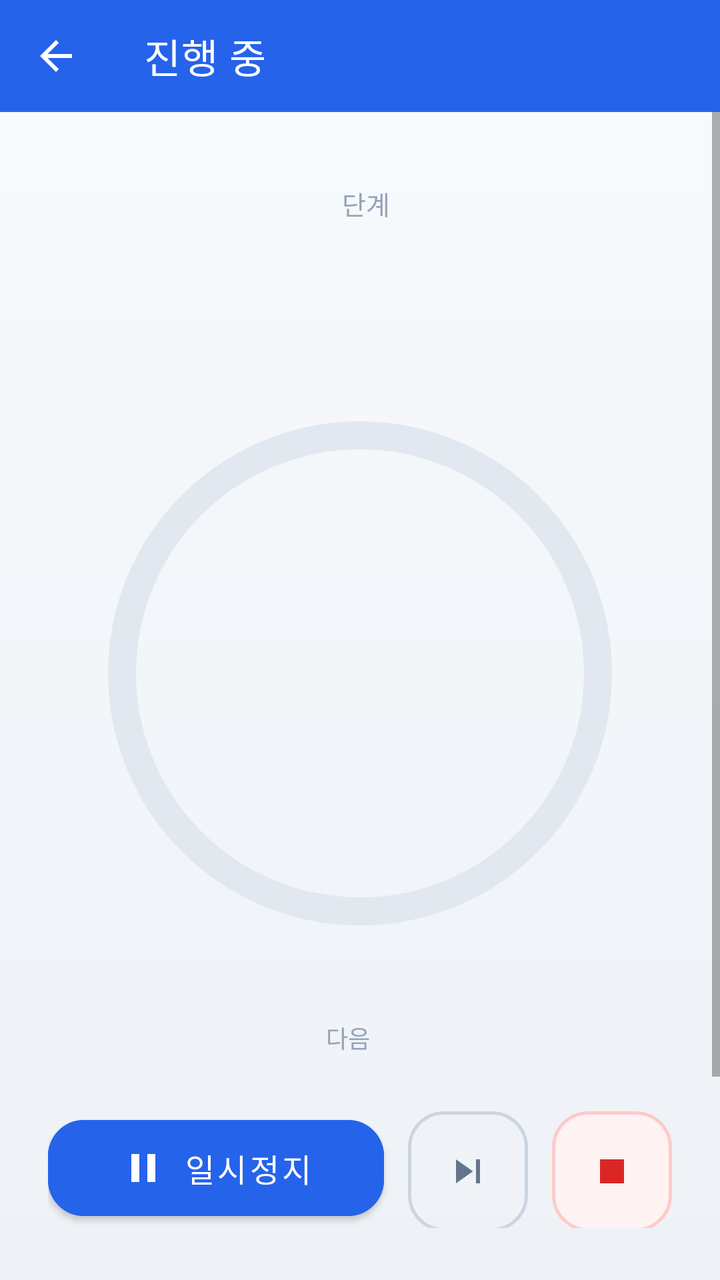
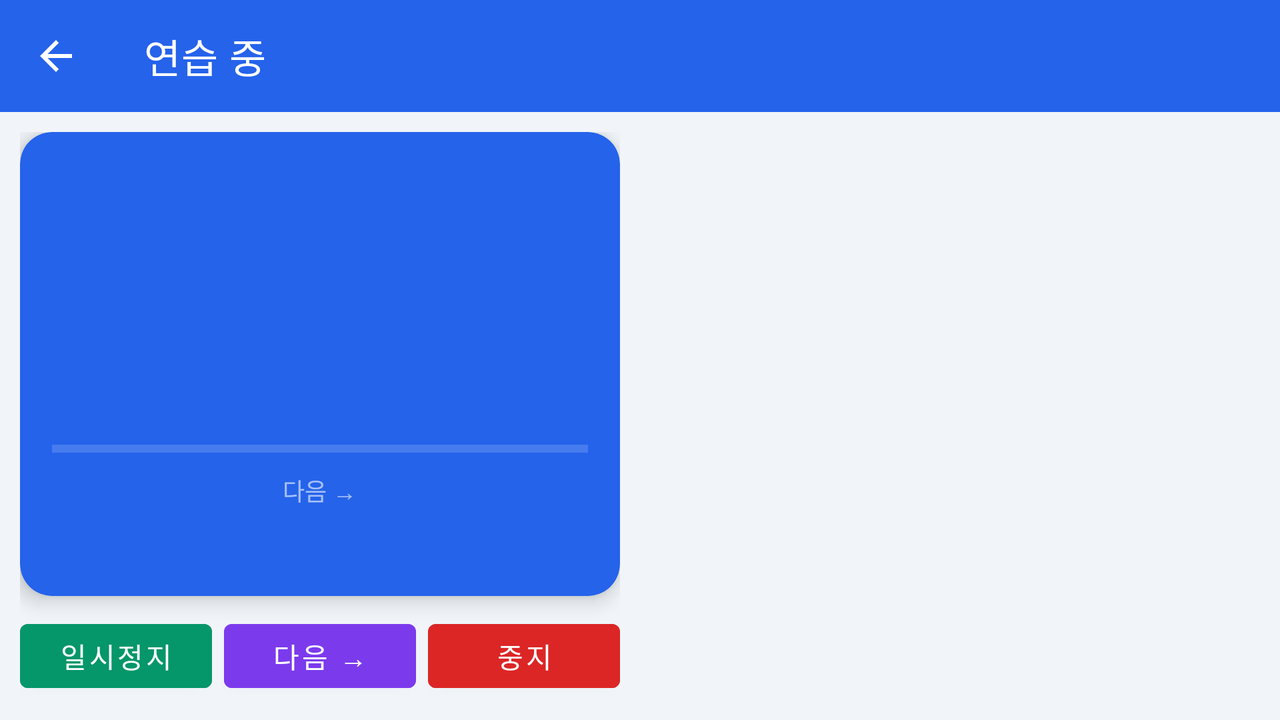

The same Android screen from two of the app's own layout files: first res/layout/ as a phone draws it, then the repository's variant for another configuration, drawn on a device whose configuration selects that folder. Both files follow.
<!-- AndroidManifest.xml: application theme Theme.PracticeRoutine -->
<!-- res/layout/activity_session.xml -->
<?xml version="1.0" encoding="utf-8"?>
<LinearLayout
    xmlns:android="http://schemas.android.com/apk/res/android"
    xmlns:app="http://schemas.android.com/apk/res-auto"
    android:layout_width="match_parent"
    android:layout_height="match_parent"
    android:orientation="vertical"
    android:background="@drawable/bg_session">

    <com.google.android.material.appbar.MaterialToolbar
        android:id="@+id/toolbar"
        android:layout_width="match_parent"
        android:layout_height="?attr/actionBarSize"
        android:background="@color/primary"
        app:title="진행 중"
        app:titleTextColor="@color/white"
        app:navigationIcon="@drawable/ic_arrow_back"
        app:navigationIconTint="@color/white" />

    
    <ScrollView
        android:layout_width="match_parent"
        android:layout_height="0dp"
        android:layout_weight="1"
        android:fillViewport="true"
        android:clipToPadding="false">

        <LinearLayout
            android:layout_width="match_parent"
            android:layout_height="wrap_content"
            android:orientation="vertical"
            android:gravity="center"
            android:padding="28dp">

        
        <LinearLayout
            android:layout_width="wrap_content"
            android:layout_height="wrap_content"
            android:orientation="horizontal"
            android:gravity="center_vertical"
            android:background="@drawable/bg_pill_white"
            android:elevation="2dp"
            android:paddingStart="16dp"
            android:paddingEnd="16dp"
            android:paddingTop="8dp"
            android:paddingBottom="8dp">

            <TextView
                android:id="@+id/tvCurrentStep"
                android:layout_width="wrap_content"
                android:layout_height="wrap_content"
                android:textSize="13sp"
                android:fontFamily="@font/pretendard_bold"
                android:textColor="@color/primary" />

            <TextView
                android:layout_width="wrap_content"
                android:layout_height="wrap_content"
                android:layout_marginStart="6dp"
                android:text="단계"
                android:textSize="13sp"
                android:fontFamily="@font/pretendard_medium"
                android:textColor="@color/hint" />

        </LinearLayout>

        <TextView
            android:id="@+id/tvSetLabel"
            android:layout_width="wrap_content"
            android:layout_height="wrap_content"
            android:layout_marginTop="8dp"
            android:background="@drawable/bg_pill_white"
            android:elevation="2dp"
            android:paddingStart="14dp"
            android:paddingEnd="14dp"
            android:paddingTop="6dp"
            android:paddingBottom="6dp"
            android:textSize="13sp"
            android:fontFamily="@font/pretendard_bold"
            android:textColor="@color/accent"
            android:visibility="gone" />

        <TextView
            android:id="@+id/tvCurrentName"
            android:layout_width="match_parent"
            android:layout_height="wrap_content"
            android:layout_marginTop="22dp"
            android:gravity="center"
            android:textSize="24sp"
            android:fontFamily="@font/pretendard_extrabold"
            android:textColor="@color/text_primary" />

        
        <FrameLayout
            android:layout_width="266dp"
            android:layout_height="266dp"
            android:layout_marginTop="30dp"
            android:layout_marginBottom="26dp">

            <com.google.android.material.progressindicator.CircularProgressIndicator
                android:id="@+id/progressTimer"
                android:layout_width="266dp"
                android:layout_height="266dp"
                android:layout_gravity="center"
                android:max="100"
                android:progress="100"
                android:indeterminate="false"
                app:indicatorColor="@color/primary"
                app:trackColor="@color/track_grey"
                app:indicatorSize="252dp"
                app:trackThickness="14dp"
                app:trackCornerRadius="8dp" />

            <LinearLayout
                android:layout_width="wrap_content"
                android:layout_height="wrap_content"
                android:layout_gravity="center"
                android:orientation="vertical"
                android:gravity="center">

                <TextView
                    android:id="@+id/tvTimer"
                    android:layout_width="wrap_content"
                    android:layout_height="wrap_content"
                    android:textSize="62sp"
                    android:fontFamily="@font/pretendard_extrabold"
                    android:textColor="@color/text_primary"
                    android:includeFontPadding="false" />

                <TextView
                    android:id="@+id/tvPausedLabel"
                    android:layout_width="wrap_content"
                    android:layout_height="wrap_content"
                    android:layout_marginTop="6dp"
                    android:text="일시정지"
                    android:textSize="13sp"
                    android:fontFamily="@font/pretendard_bold"
                    android:textColor="@color/hint"
                    android:letterSpacing="0.12"
                    android:visibility="gone" />

            </LinearLayout>

        </FrameLayout>

        
        <LinearLayout
            android:id="@+id/noteCard"
            android:layout_width="match_parent"
            android:layout_height="wrap_content"
            android:orientation="vertical"
            android:background="@drawable/bg_card_round16"
            android:elevation="1dp"
            android:paddingStart="18dp"
            android:paddingEnd="18dp"
            android:paddingTop="14dp"
            android:paddingBottom="14dp"
            android:layout_marginBottom="22dp"
            android:visibility="gone">

            <LinearLayout
                android:layout_width="wrap_content"
                android:layout_height="wrap_content"
                android:orientation="horizontal"
                android:gravity="center_vertical"
                android:layout_marginBottom="6dp">

                <ImageView
                    android:layout_width="15dp"
                    android:layout_height="15dp"
                    android:layout_marginEnd="6dp"
                    android:src="@drawable/ic_edit"
                    app:tint="@color/secondary"
                    android:contentDescription="@null" />

                <TextView
                    android:layout_width="wrap_content"
                    android:layout_height="wrap_content"
                    android:text="메모"
                    android:textSize="12sp"
                    android:fontFamily="@font/pretendard_bold"
                    android:textColor="@color/secondary"
                    android:letterSpacing="0.02" />

            </LinearLayout>

            <TextView
                android:id="@+id/tvNote"
                android:layout_width="match_parent"
                android:layout_height="wrap_content"
                android:textSize="15sp"
                android:lineSpacingExtra="3dp"
                android:fontFamily="@font/pretendard_medium"
                android:textColor="@color/text_primary" />

        </LinearLayout>

        
        <LinearLayout
            android:id="@+id/nextCard"
            android:layout_width="wrap_content"
            android:layout_height="wrap_content"
            android:orientation="horizontal"
            android:gravity="center_vertical"
            android:background="@drawable/bg_card_round16"
            android:elevation="1dp"
            android:paddingStart="18dp"
            android:paddingEnd="18dp"
            android:paddingTop="13dp"
            android:paddingBottom="13dp">

            <TextView
                android:layout_width="wrap_content"
                android:layout_height="wrap_content"
                android:text="다음"
                android:textSize="12sp"
                android:fontFamily="@font/pretendard_bold"
                android:textColor="@color/hint"
                android:layout_marginEnd="12dp" />

            <TextView
                android:id="@+id/tvNextStep"
                android:layout_width="wrap_content"
                android:layout_height="wrap_content"
                android:maxLines="1"
                android:ellipsize="end"
                android:textSize="15sp"
                android:fontFamily="@font/pretendard_bold"
                android:textColor="@color/text_primary" />

        </LinearLayout>

        </LinearLayout>

    </ScrollView>

    
    <LinearLayout
        android:layout_width="match_parent"
        android:layout_height="wrap_content"
        android:orientation="vertical"
        android:paddingStart="24dp"
        android:paddingEnd="24dp"
        android:paddingBottom="26dp">

        <com.google.android.material.button.MaterialButton
            android:id="@+id/btnConfirmNext"
            android:layout_width="match_parent"
            android:layout_height="62dp"
            android:text="다음으로"
            android:textSize="19sp"
            android:fontFamily="@font/pretendard_extrabold"
            android:textColor="@color/white"
            android:backgroundTint="@color/error"
            app:cornerRadius="18dp"
            app:icon="@drawable/ic_arrow_next"
            app:iconGravity="textEnd"
            app:iconTint="@color/white"
            android:visibility="gone" />

        <LinearLayout
            android:id="@+id/controlRow"
            android:layout_width="match_parent"
            android:layout_height="wrap_content"
            android:orientation="horizontal">

            <com.google.android.material.button.MaterialButton
                android:id="@+id/btnPauseResume"
                android:layout_width="0dp"
                android:layout_height="60dp"
                android:layout_weight="1"
                android:layout_marginEnd="12dp"
                android:text="일시정지"
                android:textSize="16sp"
                android:fontFamily="@font/pretendard_bold"
                android:textColor="@color/white"
                android:backgroundTint="@color/primary"
                app:cornerRadius="18dp"
                app:icon="@drawable/ic_pause"
                app:iconGravity="textStart"
                app:iconTint="@color/white" />

            <com.google.android.material.button.MaterialButton
                android:id="@+id/btnNext"
                style="@style/Widget.MaterialComponents.Button.OutlinedButton"
                android:layout_width="60dp"
                android:layout_height="60dp"
                android:insetTop="0dp"
                android:insetBottom="0dp"
                android:layout_marginEnd="12dp"
                android:textColor="@color/text_secondary"
                app:strokeColor="@color/slate_300"
                app:strokeWidth="1.5dp"
                app:cornerRadius="18dp"
                app:icon="@drawable/ic_skip"
                app:iconGravity="textStart"
                app:iconPadding="0dp"
                app:iconTint="@color/text_secondary" />

            <com.google.android.material.button.MaterialButton
                android:id="@+id/btnStop"
                style="@style/Widget.MaterialComponents.Button.OutlinedButton"
                android:layout_width="60dp"
                android:layout_height="60dp"
                android:insetTop="0dp"
                android:insetBottom="0dp"
                android:backgroundTint="@color/red_bg"
                android:textColor="@color/error"
                app:strokeColor="@color/red_border"
                app:strokeWidth="1.5dp"
                app:cornerRadius="18dp"
                app:icon="@drawable/ic_stop"
                app:iconGravity="textStart"
                app:iconPadding="0dp"
                app:iconTint="@color/error" />

        </LinearLayout>

    </LinearLayout>

</LinearLayout>
<!-- resources referenced by this layout -->
<resources>
  <color name="accent">#059669</color>
  <color name="error">#DC2626</color>
  <color name="hint">#94A3B8</color>
  <color name="primary">#2563EB</color>
  <color name="red_bg">#FEF2F2</color>
  <color name="red_border">#FECACA</color>
  <color name="secondary">#7C3AED</color>
  <color name="slate_300">#CBD5E1</color>
  <color name="text_primary">#1E293B</color>
  <color name="text_secondary">#64748B</color>
  <color name="track_grey">#E2E8F0</color>
  <color name="white">#FFFFFF</color>
  <!-- drawable bg_session (drawable) -->
  <?xml version="1.0" encoding="utf-8"?>
  <shape xmlns:android="http://schemas.android.com/apk/res/android" android:shape="rectangle">
      <gradient android:angle="270" android:startColor="#F8FAFC" android:endColor="#EEF2F7" />
  </shape>
  <!-- drawable ic_arrow_back (drawable) -->
  <?xml version="1.0" encoding="utf-8"?>
  <vector xmlns:android="http://schemas.android.com/apk/res/android"
      android:width="24dp"
      android:height="24dp"
      android:viewportWidth="24"
      android:viewportHeight="24">
      <path android:fillColor="#FFFFFF" android:pathData="M20,11H7.83l5.59,-5.59L12,4l-8,8 8,8 1.41,-1.41L7.83,13H20v-2z"/>
  </vector>
  <!-- drawable ic_arrow_next (drawable) -->
  <vector xmlns:android="http://schemas.android.com/apk/res/android" android:width="24dp" android:height="24dp" android:viewportWidth="24" android:viewportHeight="24">
    <path android:fillColor="@android:color/transparent" android:strokeColor="#1E293B" android:strokeWidth="2" android:strokeLineCap="round" android:strokeLineJoin="round" android:pathData="M5 12h14"/>
    <path android:fillColor="@android:color/transparent" android:strokeColor="#1E293B" android:strokeWidth="2" android:strokeLineCap="round" android:strokeLineJoin="round" android:pathData="M13 6l6 6-6 6"/>
  </vector>
  <!-- drawable ic_edit (drawable) -->
  <?xml version="1.0" encoding="utf-8"?>
  <vector xmlns:android="http://schemas.android.com/apk/res/android"
      android:width="24dp"
      android:height="24dp"
      android:viewportWidth="24"
      android:viewportHeight="24">
      <path android:fillColor="#64748B" android:pathData="M3,17.25V21h3.75L17.81,9.94l-3.75,-3.75L3,17.25zM20.71,7.04c0.39,-0.39 0.39,-1.02 0,-1.41l-2.34,-2.34c-0.39,-0.39 -1.02,-0.39 -1.41,0l-1.83,1.83 3.75,3.75 1.83,-1.83z"/>
  </vector>
  <!-- drawable ic_pause (drawable) -->
  <?xml version="1.0" encoding="utf-8"?>
  <vector xmlns:android="http://schemas.android.com/apk/res/android"
      android:width="24dp"
      android:height="24dp"
      android:viewportWidth="24"
      android:viewportHeight="24">
      <path android:fillColor="#FFFFFF" android:pathData="M6,19h4V5H6v14zM14,5v14h4V5h-4z"/>
  </vector>
  <!-- drawable ic_skip (drawable) -->
  <?xml version="1.0" encoding="utf-8"?>
  <vector xmlns:android="http://schemas.android.com/apk/res/android"
      android:width="24dp"
      android:height="24dp"
      android:viewportWidth="24"
      android:viewportHeight="24">
      <path android:fillColor="#FFFFFF" android:pathData="M6,18l8.5,-6L6,6v12zM16,6v12h2V6h-2z"/>
  </vector>
  <!-- drawable ic_stop (drawable) -->
  <?xml version="1.0" encoding="utf-8"?>
  <vector xmlns:android="http://schemas.android.com/apk/res/android"
      android:width="24dp"
      android:height="24dp"
      android:viewportWidth="24"
      android:viewportHeight="24">
      <path android:fillColor="#FFFFFF" android:pathData="M6,6h12v12H6z"/>
  </vector>
  <style name="Theme.PracticeRoutine" parent="Theme.MaterialComponents.DayNight.NoActionBar">
          <item name="colorPrimary">@color/primary</item>
          <item name="colorPrimaryVariant">@color/primary_dark</item>
          <item name="colorOnPrimary">@color/white</item>
          <item name="colorSecondary">@color/accent</item>
          <item name="colorOnSecondary">@color/white</item>
          <item name="android:statusBarColor">@color/primary_dark</item>
          <item name="android:fontFamily">@font/pretendard</item>
          <item name="fontFamily">@font/pretendard</item>
      </style>
  <color name="primary_dark">#1D4ED8</color>
</resources>
<!-- res/layout-land/activity_session.xml (the repository's variant of the layout above) -->
<!-- drawn on the phone turned sideways -->
<?xml version="1.0" encoding="utf-8"?>
<LinearLayout
    xmlns:android="http://schemas.android.com/apk/res/android"
    xmlns:app="http://schemas.android.com/apk/res-auto"
    android:layout_width="match_parent"
    android:layout_height="match_parent"
    android:orientation="vertical"
    android:background="@color/background">

    <com.google.android.material.appbar.MaterialToolbar
        android:layout_width="match_parent"
        android:layout_height="?attr/actionBarSize"
        android:background="@color/primary"
        app:title="연습 중"
        app:titleTextColor="@color/white"
        app:navigationIcon="@drawable/ic_arrow_back"
        app:navigationIconTint="@color/white" />

    
    <LinearLayout
        android:layout_width="match_parent"
        android:layout_height="0dp"
        android:layout_weight="1"
        android:orientation="horizontal">

        
        <LinearLayout
            android:layout_width="0dp"
            android:layout_height="match_parent"
            android:layout_weight="1"
            android:orientation="vertical"
            android:padding="10dp">

            <androidx.cardview.widget.CardView
                android:layout_width="match_parent"
                android:layout_height="0dp"
                android:layout_weight="1"
                app:cardCornerRadius="16dp"
                app:cardElevation="6dp"
                app:cardBackgroundColor="@color/primary">

                <LinearLayout
                    android:layout_width="match_parent"
                    android:layout_height="match_parent"
                    android:orientation="vertical"
                    android:padding="16dp"
                    android:gravity="center">

                    <TextView
                        android:id="@+id/tvCurrentStep"
                        android:layout_width="wrap_content"
                        android:layout_height="wrap_content"
                        android:textColor="@color/white_alpha"
                        android:textSize="13sp" />

                    <TextView
                        android:id="@+id/tvCurrentName"
                        android:layout_width="wrap_content"
                        android:layout_height="wrap_content"
                        android:textColor="@color/white"
                        android:textSize="18sp"
                        android:textStyle="bold"
                        android:layout_marginTop="4dp"
                        android:gravity="center" />

                    <TextView
                        android:id="@+id/tvTimer"
                        android:layout_width="wrap_content"
                        android:layout_height="wrap_content"
                        android:textColor="@color/white"
                        android:textSize="48sp"
                        android:textStyle="bold"
                        android:layout_marginTop="8dp"
                        android:fontFamily="monospace" />

                    <ProgressBar
                        android:id="@+id/progressTimer"
                        style="?android:attr/progressBarStyleHorizontal"
                        android:layout_width="match_parent"
                        android:layout_height="8dp"
                        android:layout_marginTop="10dp"
                        android:progressTint="@color/white"
                        android:progressBackgroundTint="@color/white_alpha" />

                    <TextView
                        android:id="@+id/tvNextLabel"
                        android:layout_width="wrap_content"
                        android:layout_height="wrap_content"
                        android:text="다음 →"
                        android:textColor="@color/white_alpha"
                        android:textSize="12sp"
                        android:layout_marginTop="8dp" />

                    <TextView
                        android:id="@+id/tvNextStep"
                        android:layout_width="wrap_content"
                        android:layout_height="wrap_content"
                        android:textColor="@color/white_alpha"
                        android:textSize="13sp" />

                </LinearLayout>

            </androidx.cardview.widget.CardView>

            
            <LinearLayout
                android:layout_width="match_parent"
                android:layout_height="wrap_content"
                android:orientation="horizontal"
                android:layout_marginTop="8dp"
                android:gravity="center">

                <Button
                    android:id="@+id/btnPauseResume"
                    android:layout_width="0dp"
                    android:layout_height="44dp"
                    android:layout_weight="1"
                    android:layout_marginEnd="6dp"
                    android:text="일시정지"
                    android:backgroundTint="@color/accent"
                    android:textColor="@color/white" />

                <Button
                    android:id="@+id/btnNext"
                    android:layout_width="0dp"
                    android:layout_height="44dp"
                    android:layout_weight="1"
                    android:layout_marginEnd="6dp"
                    android:text="다음 →"
                    android:backgroundTint="@color/secondary"
                    android:textColor="@color/white" />

                <Button
                    android:id="@+id/btnStop"
                    android:layout_width="0dp"
                    android:layout_height="44dp"
                    android:layout_weight="1"
                    android:text="중지"
                    android:backgroundTint="@color/error"
                    android:textColor="@color/white" />

            </LinearLayout>

            
            <Button
                android:id="@+id/btnConfirmNext"
                android:layout_width="match_parent"
                android:layout_height="44dp"
                android:layout_marginTop="6dp"
                android:text="▶ 다음 시작"
                android:backgroundTint="@color/primary"
                android:textColor="@color/white"
                android:textStyle="bold"
                android:visibility="gone" />

        </LinearLayout>

        
        <LinearLayout
            android:layout_width="0dp"
            android:layout_height="match_parent"
            android:layout_weight="1"
            android:orientation="vertical"
            android:paddingTop="10dp"
            android:paddingEnd="10dp"
            android:paddingBottom="10dp">

            <TextView
                android:id="@+id/tvTotalRoutines"
                android:layout_width="wrap_content"
                android:layout_height="wrap_content"
                android:layout_marginBottom="8dp"
                android:textColor="@color/text_secondary"
                android:textSize="13sp" />

            <androidx.recyclerview.widget.RecyclerView
                android:id="@+id/rvSessionList"
                android:layout_width="match_parent"
                android:layout_height="0dp"
                android:layout_weight="1"
                android:paddingHorizontal="4dp" />

        </LinearLayout>

    </LinearLayout>

</LinearLayout>
<!-- resources referenced by the variant -->
<!-- as the phone turned sideways resolves them -->
<resources>
  <color name="accent">#059669</color>
  <color name="background">#F1F5F9</color>
  <color name="error">#DC2626</color>
  <color name="primary">#2563EB</color>
  <color name="secondary">#7C3AED</color>
  <color name="text_secondary">#64748B</color>
  <color name="white">#FFFFFF</color>
  <color name="white_alpha">#99FFFFFF</color>
  <!-- drawable ic_arrow_back (drawable) -->
  <?xml version="1.0" encoding="utf-8"?>
  <vector xmlns:android="http://schemas.android.com/apk/res/android"
      android:width="24dp"
      android:height="24dp"
      android:viewportWidth="24"
      android:viewportHeight="24">
      <path android:fillColor="#FFFFFF" android:pathData="M20,11H7.83l5.59,-5.59L12,4l-8,8 8,8 1.41,-1.41L7.83,13H20v-2z"/>
  </vector>
  <style name="Theme.PracticeRoutine" parent="Theme.MaterialComponents.DayNight.NoActionBar">
          <item name="colorPrimary">@color/primary</item>
          <item name="colorPrimaryVariant">@color/primary_dark</item>
          <item name="colorOnPrimary">@color/white</item>
          <item name="colorSecondary">@color/accent</item>
          <item name="colorOnSecondary">@color/white</item>
          <item name="android:statusBarColor">@color/primary_dark</item>
          <item name="android:fontFamily">@font/pretendard</item>
          <item name="fontFamily">@font/pretendard</item>
      </style>
  <color name="primary_dark">#1D4ED8</color>
</resources>
